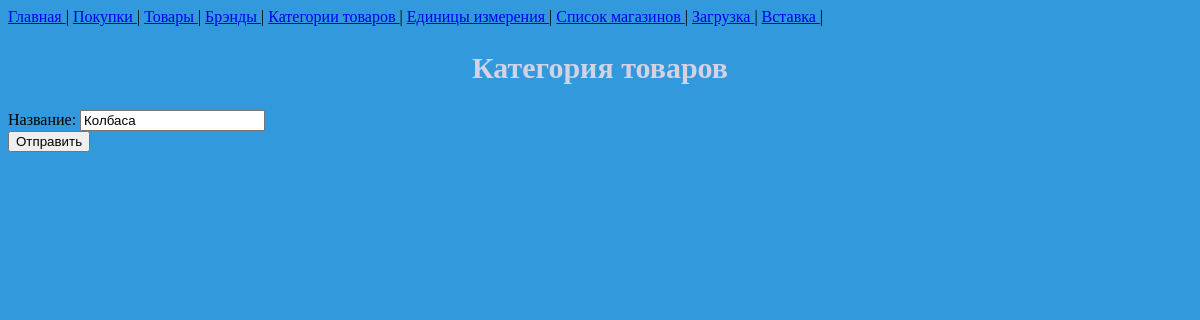
/category/17, run on an earlier commit of the app's database.
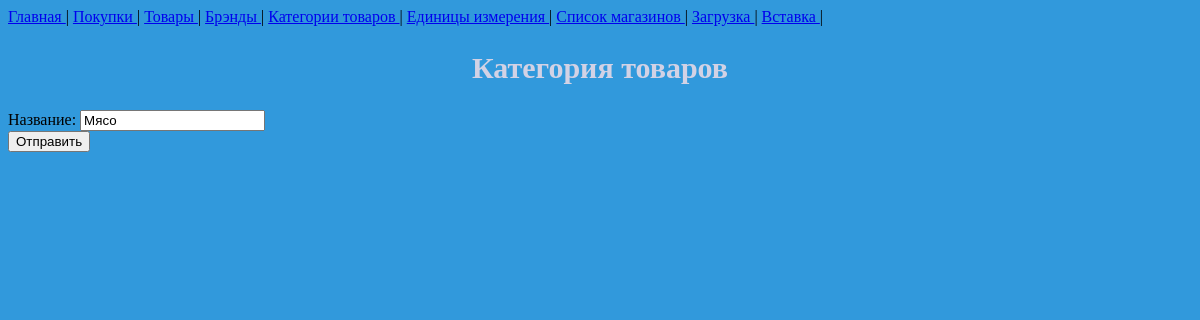
And on a later commit of the database.
### buy/models.py (models this page shows, shortened)
class Category(models.Model):
    name = models.CharField(max_length=60)

### buy/views.py (the view)
# urls.py: path('category/<int:pk>', views.UpdateCategory.as_view(), name='update-category'),
class UpdateCategory(UpdateView):
    model = Category
    form_class = CategoryForm
    template_name = 'buy/category.html'
    success_url = '/category'

### buy/forms.py
class CategoryForm(forms.ModelForm):
    class Meta:
        model = Category
        fields = '__all__'
        labels = {
            'name': 'Название'
        }

### buy/templates/buy/category.html (shortened to what this page needs)
{% extends 'buy/base.html' %}
{% block content %}
    {% include 'includes/navbar.html' %}
    <h2> Категория товаров </h2>
    <form method="post">
        {% for field in form %}
            <div class="form-style {% if field.errors %} errors {% endif %} ">
                {{ field.label_tag }}
                {{ field }}
            </div>
        {% endfor %}
        <button type="submit">Отправить</button>
    </form>
{% endblock %}

What changed in the data, as far as the page shows it:
changed Category: name "Колбаса" → "Мясо"
